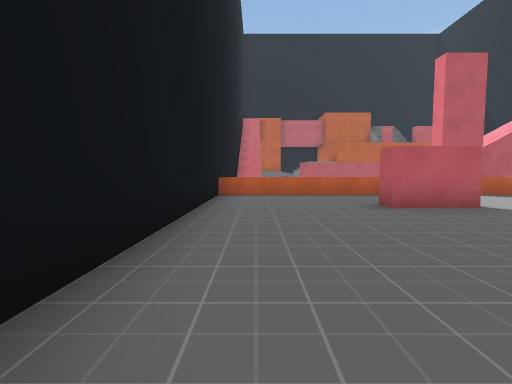
View 1 (above)

19 first-person views from a walk through a Unity game level. The camera is 1.2 m above the floor, tilts 4° down and sees 85° across. The floor is counted in squares, 2 m on a side. Each view is taken from the middle of a square. On the plan, view 1 faces up. The plan holds only what a view shows up to about 9 squares ahead; the rest is blank. The place goes on beyond the plan. The player character is not drawn.

View 2
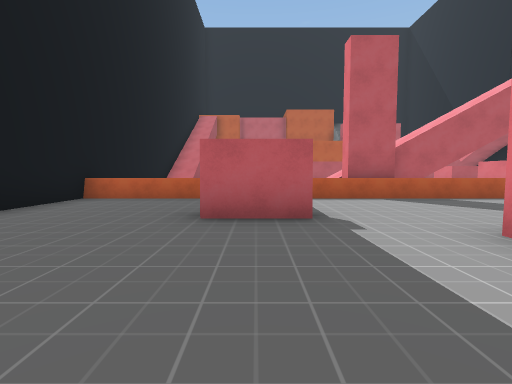

View 3
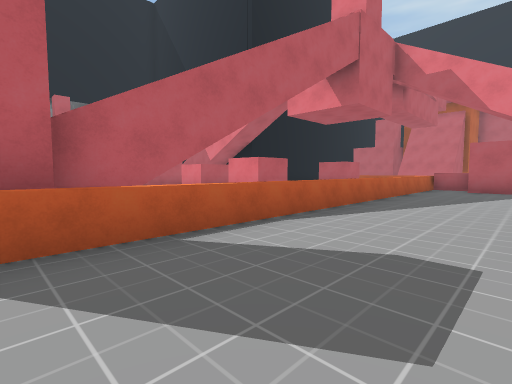

View 4
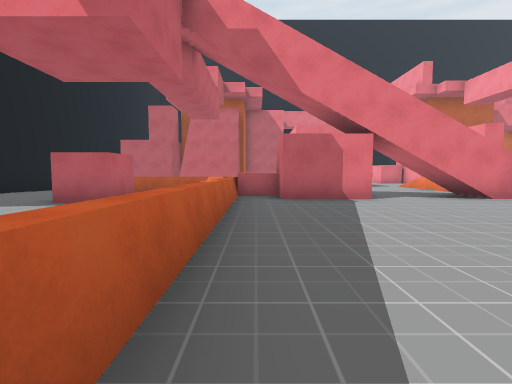

View 5
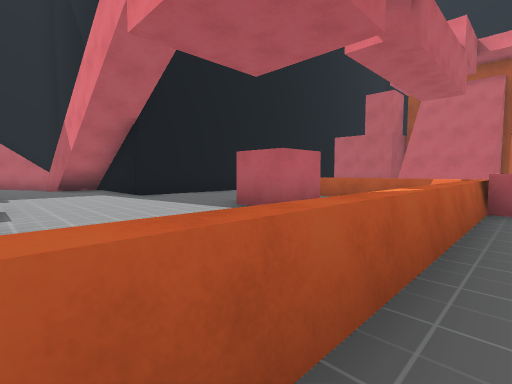

View 6
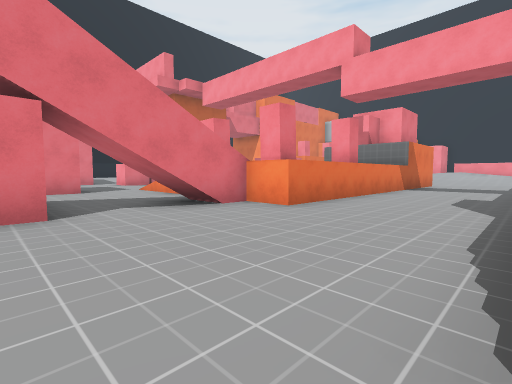

View 7
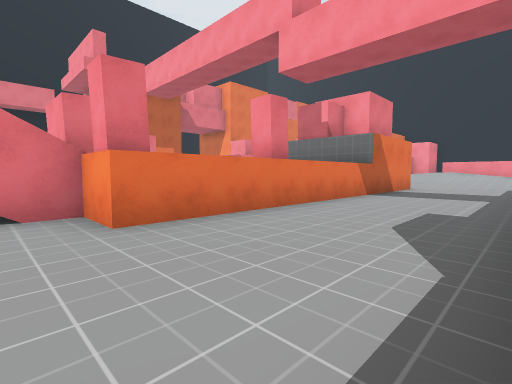

View 8
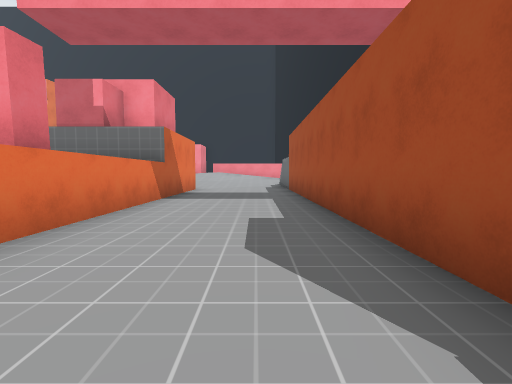

View 9
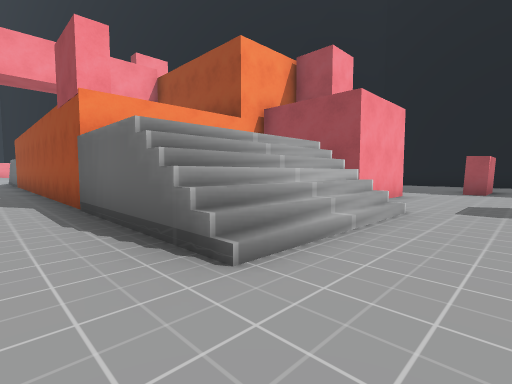

View 10
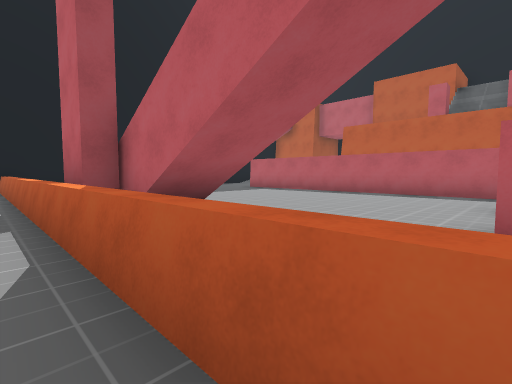

View 11
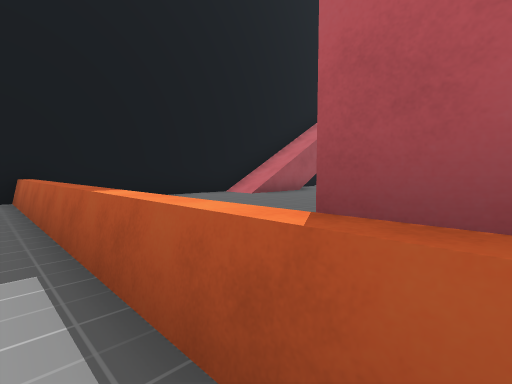

View 12
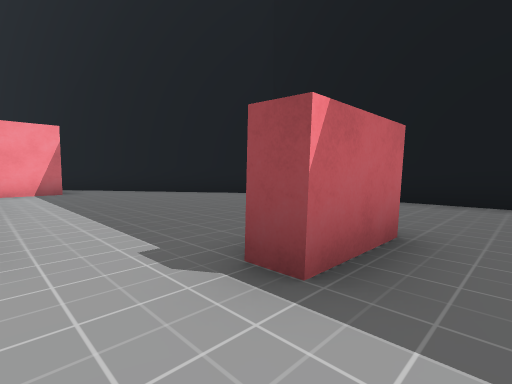

View 13
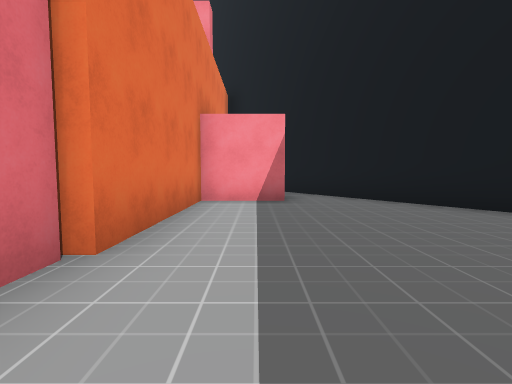

View 14
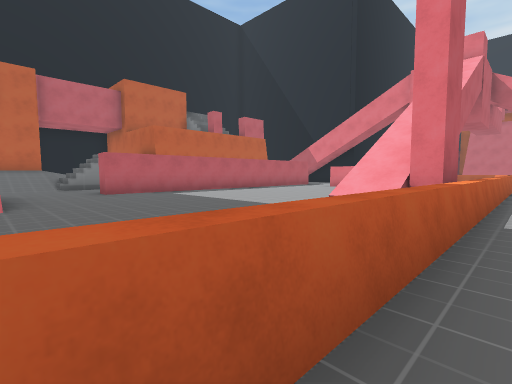

View 15
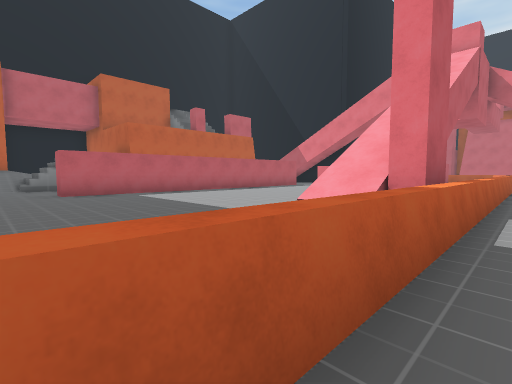

View 16
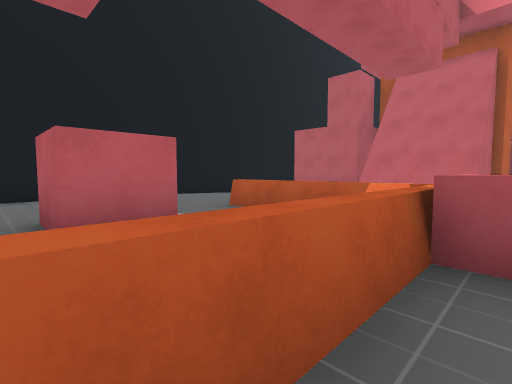

View 17
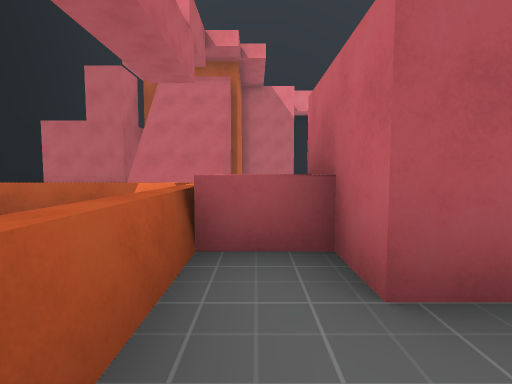

View 18
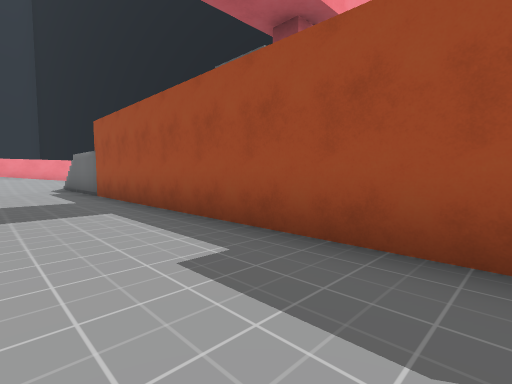

View 19
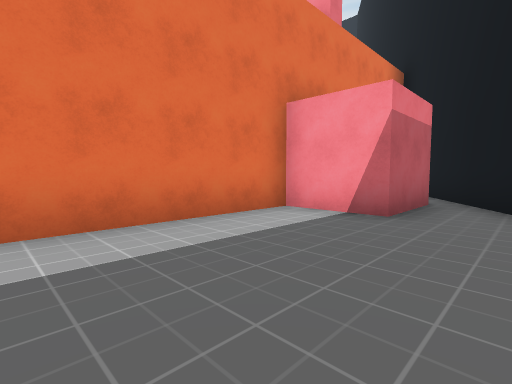

### Floor plan
Key: @ floor where view 1 was taken; # wall or solid block; . floor; / step, stairs or slope; = window, fence, low wall or low ledge; ^ raised ledge; B red block.
Columns run from 1 left of view 1 to 27 right of it. Each row starts with its distance up from view 1.
 19   //
 18   ///         .#
 17   ...         .##
 16  /..         ...#
 15  /..######## ...##########
 14  /.......... .........
 13 #/..........BB........   #
 12 #....................    #
 11 #................B..=    #
 10 #     ////  BB   B  =  .#
  9 #     ////         .=  .#
  8 #^^^^^^#^^^^^^^^^^^.=  .#####
  7 #.................BB
  6 #.................BB
  5 #...B.............BB
  4 #.........////....B....#
  3 #......## ////..../....#
  2 #......#     /.... .....
  1 #......###^^B/...B BB//
  0 #@.....#    #.../
 -1 ##.....#    #.../
 -2  #.....#    #.../B
 -3  ##..BB     #.../
 -4   ##.B      #.../
 -5    #.B      #.../
 -6    ###      #....###
 -7      #      #....#
 -8             #....#
 -9             ^...

Positions as (right, up) in squares from view 1, and headings:
1: (0, 0), facing up
2: (3, 1), facing up
3: (6, 5), facing up-right
4: (10, 7), facing right
5: (12, 7), facing up-right
6: (12, 5), facing down-right
7: (12, 2), facing down-right
8: (13, 1), facing down
9: (13, 6), facing down-left
10: (11, 7), facing up-left
11: (6, 7), facing up-left
12: (5, 6), facing down-left
13: (4, 3), facing down
14: (0, 7), facing up-right
15: (1, 7), facing up-right
16: (15, 7), facing up-right
17: (15, 7), facing right
18: (14, -1), facing down-left
19: (2, 1), facing down-right
